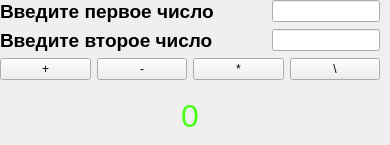
<?xml version="1.0" encoding="UTF-8"?>
<ui version="4.0">
 <class>Form</class>
 <widget class="QWidget" name="Form">
  <property name="geometry">
   <rect>
    <x>0</x>
    <y>0</y>
    <width>390</width>
    <height>145</height>
   </rect>
  </property>
  <property name="maximumSize">
   <size>
    <width>390</width>
    <height>145</height>
   </size>
  </property>
  <property name="windowTitle">
   <string>Form</string>
  </property>
  <widget class="QWidget" name="">
   <property name="geometry">
    <rect>
     <x>0</x>
     <y>0</y>
     <width>380</width>
     <height>145</height>
    </rect>
   </property>
   <layout class="QVBoxLayout" name="verticalLayout">
    <item>
     <layout class="QHBoxLayout" name="horizontalLayout">
      <item>
       <widget class="QLabel" name="label">
        <property name="font">
         <font>
          <pointsize>14</pointsize>
          <bold>true</bold>
         </font>
        </property>
        <property name="text">
         <string>Введите первое число</string>
        </property>
       </widget>
      </item>
      <item>
       <spacer name="horizontalSpacer">
        <property name="orientation">
         <enum>Qt::Orientation::Horizontal</enum>
        </property>
        <property name="sizeHint" stdset="0">
         <size>
          <width>40</width>
          <height>20</height>
         </size>
        </property>
       </spacer>
      </item>
      <item>
       <widget class="QLineEdit" name="lineEdit"/>
      </item>
     </layout>
    </item>
    <item>
     <layout class="QHBoxLayout" name="horizontalLayout_2">
      <item>
       <widget class="QLabel" name="label_2">
        <property name="font">
         <font>
          <pointsize>14</pointsize>
          <bold>true</bold>
         </font>
        </property>
        <property name="text">
         <string>Введите второе число</string>
        </property>
       </widget>
      </item>
      <item>
       <spacer name="horizontalSpacer_2">
        <property name="orientation">
         <enum>Qt::Orientation::Horizontal</enum>
        </property>
        <property name="sizeHint" stdset="0">
         <size>
          <width>40</width>
          <height>20</height>
         </size>
        </property>
       </spacer>
      </item>
      <item>
       <widget class="QLineEdit" name="lineEdit_2"/>
      </item>
     </layout>
    </item>
    <item>
     <layout class="QHBoxLayout" name="horizontalLayout_3">
      <item>
       <widget class="QPushButton" name="pushButton">
        <property name="text">
         <string>+</string>
        </property>
       </widget>
      </item>
      <item>
       <widget class="QPushButton" name="pushButton_2">
        <property name="text">
         <string>-</string>
        </property>
       </widget>
      </item>
      <item>
       <widget class="QPushButton" name="pushButton_3">
        <property name="text">
         <string>*</string>
        </property>
       </widget>
      </item>
      <item>
       <widget class="QPushButton" name="pushButton_4">
        <property name="text">
         <string>\</string>
        </property>
       </widget>
      </item>
     </layout>
    </item>
    <item alignment="Qt::AlignmentFlag::AlignHCenter">
     <widget class="QLabel" name="label_3">
      <property name="font">
       <font>
        <pointsize>24</pointsize>
       </font>
      </property>
      <property name="styleSheet">
       <string notr="true">color: rgb(73, 255, 23);</string>
      </property>
      <property name="text">
       <string>0</string>
      </property>
     </widget>
    </item>
   </layout>
  </widget>
 </widget>
 <resources/>
 <connections/>
</ui>
